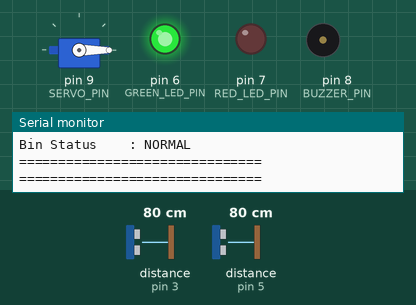
A sketch run on a simulated Arduino Uno, built with avr-gcc and run on an emulated ATmega328P. On the bench: servo, output pins drawn as LEDs (lit = HIGH), buzzer (waves = sounding), the last lines printed to the serial monitor. Wiring (inferred from the names in the program): 2 × ultrasonic range finder: trigger pin 2, echo pin 3 / trigger pin 4, echo pin 5. The test bench sets the inputs (shaded band); at power-on: distance to the obstacle (sensors on pin 3, pin 5) 80 cm. The echo pulse lasts 58.3 µs per cm; pins used as bus, display or sensor lines are not drawn.

Above: at 2.3 s.
2.4 s: distance to the obstacle (sensor on pin 3) set to 23 cm
4.6 s: distance to the obstacle (sensor on pin 3) set to 18 cm
At 6.8 s:
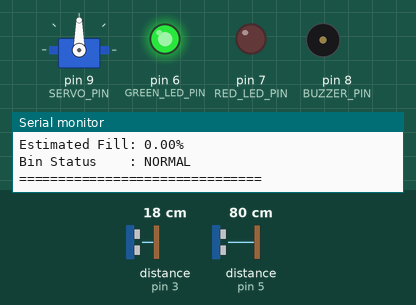
7.2 s: distance to the obstacle (sensor on pin 5) set to 9 cm
10.7 s: distance to the obstacle (sensor on pin 5) set to 6 cm
At 12.7 s:
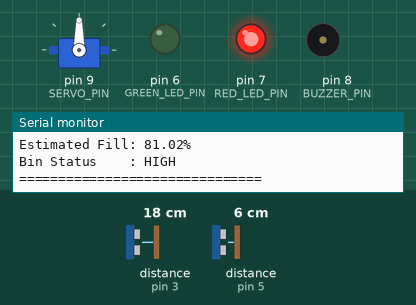
15.0 s: distance to the obstacle (sensor on pin 5) set to 2 cm
At 15.8 s:
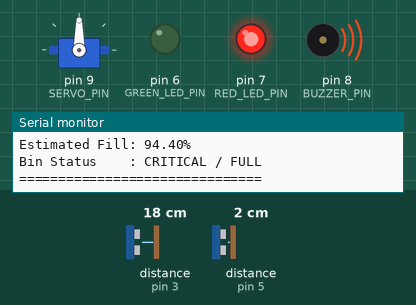
19.3 s: distance to the obstacle (sensor on pin 5) set to 60 cm
At 20.6 s:
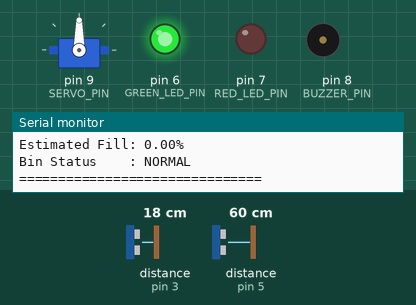
Timing chart, 0 to 24.6 s (numbered marks = the images above; inputs shaded):
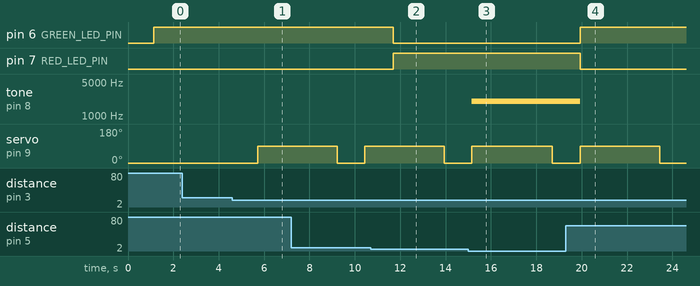

Measured:
- the behaviour switches between 21 and 20 cm on distance to the obstacle (sensor on pin 3) (found by bisection; images 0 and 1)
- the behaviour switches between 8 and 7 cm on distance to the obstacle (sensor on pin 5) (found by bisection; images 1 and 2)
- the behaviour switches between 4 and 3 cm on distance to the obstacle (sensor on pin 5) (found by bisection; images 2 and 3)
- after the input at 4.6 s, servo on pin 9 (SERVO_PIN): 0° → 90° after 1.1 s
- after the input at 10.7 s, pin 6 (GREEN_LED_PIN): HIGH → LOW after 0.98 s; pin 7 (RED_LED_PIN): LOW → HIGH after 0.98 s
- after the input at 15.0 s, tone on pin 8 (BUZZER_PIN): silent → 2000 Hz after 0.16 s
- after the input at 19.3 s, pin 6 (GREEN_LED_PIN): LOW → HIGH after 0.63 s; pin 7 (RED_LED_PIN): HIGH → LOW after 0.63 s; tone on pin 8 (BUZZER_PIN): 2000 Hz → silent after 0.63 s

The sketch:

phase13_final_system.ino
```cpp
/*
 * ============================================================
 * Smart Dustbin - Phase 10
 * Fault Handling & System Reliability
 * ============================================================
 *
 * Purpose:
 * - Detect invalid ultrasonic sensor readings
 * - Handle sensor timeout conditions safely
 * - Prevent false lid activation
 * - Maintain safe LED and buzzer states
 * - Keep the system running after sensor errors
 *
 * Hardware:
 * Arduino UNO
 * HC-SR04 #1 -> Hand Detection
 * HC-SR04 #2 -> Waste-Level Detection
 * SG90 Servo
 * Green LED
 * Red LED
 * Buzzer
 *
 * Pin Configuration:
 *
 * Hand Sensor:
 * TRIG -> D2
 * ECHO -> D3
 *
 * Waste Sensor:
 * TRIG -> D4
 * ECHO -> D5
 *
 * Green LED -> D6
 * Red LED   -> D7
 * Buzzer    -> D8
 * Servo     -> D9
 * ============================================================
 */

#include <Servo.h>

// ============================================================
// PIN CONFIGURATION
// ============================================================

const int HAND_TRIG_PIN  = 2;
const int HAND_ECHO_PIN  = 3;

const int LEVEL_TRIG_PIN = 4;
const int LEVEL_ECHO_PIN = 5;

const int GREEN_LED_PIN  = 6;
const int RED_LED_PIN    = 7;
const int BUZZER_PIN     = 8;

const int SERVO_PIN      = 9;

// ============================================================
// SYSTEM PARAMETERS
// ============================================================

const int CLOSED_ANGLE = 0;
const int OPEN_ANGLE   = 90;

const int HAND_THRESHOLD = 20;

const float BIN_DEPTH_CM = 30.0;

const int MEDIUM_THRESHOLD   = 50;
const int HIGH_THRESHOLD     = 75;
const int CRITICAL_THRESHOLD = 90;

const unsigned long SENSOR_TIMEOUT = 30000UL;

const unsigned long LID_OPEN_TIME = 3000UL;

// ============================================================
// SERVO
// ============================================================

Servo lidServo;

// ============================================================
// SYSTEM STATE
// ============================================================

bool lidOpen = false;

unsigned long lidOpenedAt = 0;

// ============================================================
// SENSOR RESULT STRUCTURE
// ============================================================

struct SensorReading
{
    float distance;
    bool valid;
};

// ============================================================
// READ ULTRASONIC SENSOR
// ============================================================

SensorReading readDistance(int trigPin, int echoPin)
{
    SensorReading result;

    result.distance = -1;
    result.valid = false;

    digitalWrite(trigPin, LOW);
    delayMicroseconds(2);

    digitalWrite(trigPin, HIGH);
    delayMicroseconds(10);
    digitalWrite(trigPin, LOW);

    unsigned long duration =
        pulseIn(echoPin, HIGH, SENSOR_TIMEOUT);

    if (duration == 0)
    {
        return result;
    }

    float distance = duration * 0.0343 / 2.0;

    if (distance <= 0 || distance > 400)
    {
        return result;
    }

    result.distance = distance;
    result.valid = true;

    return result;
}

// ============================================================
// SAFE SYSTEM STATE
// ============================================================

void applySafeState()
{
    digitalWrite(GREEN_LED_PIN, LOW);
    digitalWrite(RED_LED_PIN, HIGH);

    digitalWrite(BUZZER_PIN, LOW);

    if (lidOpen)
    {
        lidServo.write(CLOSED_ANGLE);

        lidOpen = false;

        Serial.println("SAFE ACTION: Lid forced CLOSED.");
    }
}

// ============================================================
// OPEN LID
// ============================================================

void openLid()
{
    if (lidOpen)
    {
        return;
    }

    Serial.println();
    Serial.println(">>> HAND DETECTED <<<");

    Serial.println("Lid Status    : OPENING");

    lidServo.write(OPEN_ANGLE);

    lidOpen = true;
    lidOpenedAt = millis();

    Serial.println("Lid Status    : OPEN");
    Serial.println("Servo Angle   : 90 degrees");
}

// ============================================================
// CLOSE LID
// ============================================================

void closeLid()
{
    if (!lidOpen)
    {
        return;
    }

    Serial.println("Lid Status    : CLOSING");

    lidServo.write(CLOSED_ANGLE);

    lidOpen = false;

    Serial.println("Lid Status    : CLOSED");
    Serial.println("Servo Angle   : 0 degrees");
}

// ============================================================
// UPDATE LID TIMER
// ============================================================

void updateLid()
{
    if (!lidOpen)
    {
        return;
    }

    if (millis() - lidOpenedAt >= LID_OPEN_TIME)
    {
        closeLid();
    }
}

// ============================================================
// DISPLAY SENSOR FAULT
// ============================================================

void reportSensorFault(const char* sensorName)
{
    Serial.println();
    Serial.println("!!! SENSOR FAULT !!!");

    Serial.print("Sensor        : ");
    Serial.println(sensorName);

    Serial.println("Reading       : INVALID / TIMEOUT");

    Serial.println("Action        : SAFE MODE");

    Serial.println("-------------------------------");
}

// ============================================================
// DISPLAY SYSTEM STATUS
// ============================================================

void displayStatus(
    SensorReading hand,
    SensorReading level
)
{
    Serial.println();
    Serial.println("===============================");

    if (hand.valid)
    {
        Serial.print("Hand Distance : ");
        Serial.print(hand.distance);
        Serial.println(" cm");

        if (hand.distance <= HAND_THRESHOLD)
        {
            Serial.println("Hand Status   : DETECTED");
        }
        else
        {
            Serial.println("Hand Status   : NOT DETECTED");
        }
    }
    else
    {
        Serial.println("Hand Distance : INVALID");
        Serial.println("Hand Status   : SENSOR FAULT");
    }

    if (level.valid)
    {
        Serial.print("Waste Distance: ");
        Serial.print(level.distance);
        Serial.println(" cm");

        float fillPercentage =
            ((BIN_DEPTH_CM - level.distance)
            / BIN_DEPTH_CM) * 100.0;

        fillPercentage = constrain(
            fillPercentage,
            0,
            100
        );

        Serial.print("Estimated Fill: ");
        Serial.print(fillPercentage);
        Serial.println("%");

        if (fillPercentage < MEDIUM_THRESHOLD)
        {
            Serial.println("Bin Status    : NORMAL");
        }
        else if (fillPercentage < HIGH_THRESHOLD)
        {
            Serial.println("Bin Status    : MEDIUM");
        }
        else if (fillPercentage < CRITICAL_THRESHOLD)
        {
            Serial.println("Bin Status    : HIGH");
        }
        else
        {
            Serial.println("Bin Status    : CRITICAL / FULL");
        }
    }
    else
    {
        Serial.println("Waste Distance: INVALID");
        Serial.println("Bin Status    : SENSOR FAULT");
    }

    Serial.println("===============================");
}

// ============================================================
// SETUP
// ============================================================

void setup()
{
    pinMode(HAND_TRIG_PIN, OUTPUT);
    pinMode(HAND_ECHO_PIN, INPUT);

    pinMode(LEVEL_TRIG_PIN, OUTPUT);
    pinMode(LEVEL_ECHO_PIN, INPUT);

    pinMode(GREEN_LED_PIN, OUTPUT);
    pinMode(RED_LED_PIN, OUTPUT);
    pinMode(BUZZER_PIN, OUTPUT);

    Serial.begin(9600);

    lidServo.attach(SERVO_PIN);

    lidServo.write(CLOSED_ANGLE);

    digitalWrite(GREEN_LED_PIN, LOW);
    digitalWrite(RED_LED_PIN, LOW);
    digitalWrite(BUZZER_PIN, LOW);

    Serial.println();
    Serial.println("================================");
    Serial.println(" SMART DUSTBIN - PHASE 10");
    Serial.println(" FAULT HANDLING & RELIABILITY");
    Serial.println("================================");

    Serial.println("System initialized.");
    Serial.println("Initial safety state: LID CLOSED");

    delay(1000);
}

// ============================================================
// MAIN LOOP
// ============================================================

void loop()
{
    SensorReading hand =
        readDistance(
            HAND_TRIG_PIN,
            HAND_ECHO_PIN
        );

    SensorReading level =
        readDistance(
            LEVEL_TRIG_PIN,
            LEVEL_ECHO_PIN
        );

    // ========================================================
    // FAULT DETECTION
    // ========================================================

    bool sensorFault = false;

    if (!hand.valid)
    {
        reportSensorFault("HAND SENSOR");

        sensorFault = true;
    }

    if (!level.valid)
    {
        reportSensorFault("WASTE-LEVEL SENSOR");

        sensorFault = true;
    }

    // ========================================================
    // SAFE MODE
    // ========================================================

    if (sensorFault)
    {
        applySafeState();

        displayStatus(hand, level);

        delay(1000);

        return;
    }

    // ========================================================
    // NORMAL OPERATION
    // ========================================================

    float fillPercentage =
        ((BIN_DEPTH_CM - level.distance)
        / BIN_DEPTH_CM) * 100.0;

    fillPercentage = constrain(
        fillPercentage,
        0,
        100
    );

    // ========================================================
    // WASTE STATUS INDICATORS
    // ========================================================

    if (fillPercentage < MEDIUM_THRESHOLD)
    {
        digitalWrite(GREEN_LED_PIN, HIGH);
        digitalWrite(RED_LED_PIN, LOW);
        noTone(BUZZER_PIN);
    }
    else if (fillPercentage < HIGH_THRESHOLD)
    {
        digitalWrite(GREEN_LED_PIN, HIGH);
        digitalWrite(RED_LED_PIN, LOW);
        noTone(BUZZER_PIN);
    }
    else if (fillPercentage < CRITICAL_THRESHOLD)
    {
        digitalWrite(GREEN_LED_PIN, LOW);
        digitalWrite(RED_LED_PIN, HIGH);
        noTone(BUZZER_PIN);
    }
    else
    {
        digitalWrite(GREEN_LED_PIN, LOW);
        digitalWrite(RED_LED_PIN, HIGH);
        tone(BUZZER_PIN, 2000);
    }

    // ========================================================
    // HAND DETECTION
    // ========================================================

    if (
        hand.distance <= HAND_THRESHOLD &&
        !lidOpen
    )
    {
        openLid();
    }

    // ========================================================
    // LID TIMER
    // ========================================================

    updateLid();

    // ========================================================
    // STATUS
    // ========================================================

    displayStatus(hand, level);

    delay(1000);
}
```
